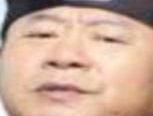
#> input picture facemask-dataset/facemask-dataset/no/no (1003).jpg, 153 x 116 px, given in place of no, which was not available
$ jupyter execute --allow-errors dpu_mnist_classifier.ipynb   (text cells are left out)
#> lines starting #> are read from the running program, lines starting #| are printed output that depends on the picture; pictures that were not available may be replaced by others from this repository, and a replacement may not be noted
[cell 1]
from pynq_dpu import DpuOverlay
#> (the rest of this cell did not finish here and is left out)

[cell 2]
from time import time
import numpy as np
import mnist
from dnndk import n2cube
import matplotlib.pyplot as plt

[cell 3]
import cv2
import os

raw_data = []
labels = []

mylist = os.listdir("facemask-dataset")

for x in mylist:
    mylist2 = os.listdir("facemask-dataset/"+str(x))
    label = str(x)
    counter = 4
    for y in mylist2:
        try:
            image = cv2.imread("facemask-dataset/"+str(x)+"/"+str(y),0)
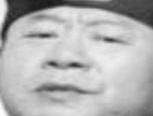
#> image: shape (116, 153); min 23, max 255, mean 178.8
            image = cv2.resize(image, (64,64), interpolation = cv2.INTER_AREA)
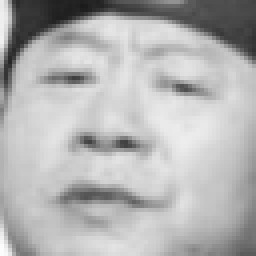
#> image: shape (64, 64) (shown 4 times larger); min 27, max 252, mean 178.8
            image = image/255.0
            raw_data.append(image)
            labels.append(label)
            if(counter==0):
                break
            else:
                counter=counter-1
        except:
            ...

raw_data = np.array(raw_data, dtype="float32")
labels = np.array(labels)

test_data = np.expand_dims(raw_data, axis=3)
test_label = labels

print("Total number of test images: {}".format(test_data.shape[0]))
#| Total number of test images: 2
print("  Dimension of each picture: {}x{}".format(test_data.shape[1],
                                                  test_data.shape[2]))
#|   Dimension of each picture: 64x64

[cell 4]
plt.imshow(test_data[1,:,:,0], 'gray')
plt.title('Label: {}'.format(test_label[1]))
plt.axis('off')
plt.show()
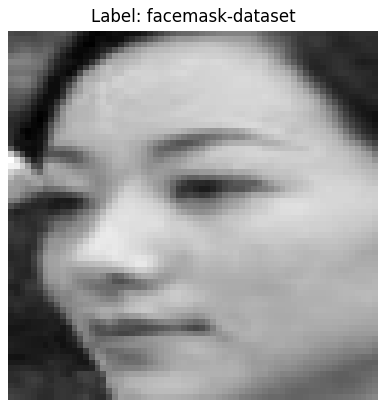
#> figure drawn by matplotlib, 1 panel

[cell 5]
KERNEL_NAME = "face_binary_classifier_0"
KERNEL_CONV_INPUT = "conv2d_1_convolution"
KERNEL_FC_OUTPUT = "output_logits_MatMul"

[cell 6]
n2cube.dpuOpen()
#> (this line was passed over: dnndk is not available in this run)
#> (the rest of this cell did not finish here and is left out)

#> (a cell that did not finish here is left out)

[cell 8]
num_pics  = 10
fix, ax = plt.subplots(1, num_pics, figsize=(12,12))
plt.tight_layout()
#> (the rest of this cell did not finish here and is left out)

[cell 9]
total = test_data.shape[0]
#> total = 2
predictions = np.empty_like(test_label)
print("Classifying {} digit pictures ...".format(total))
#> (printed output is left out)

start = time()
#> (the rest of this cell did not finish here and is left out)

$ run again, on facemask-dataset/facemask-dataset/yes/yes (1278).jpg
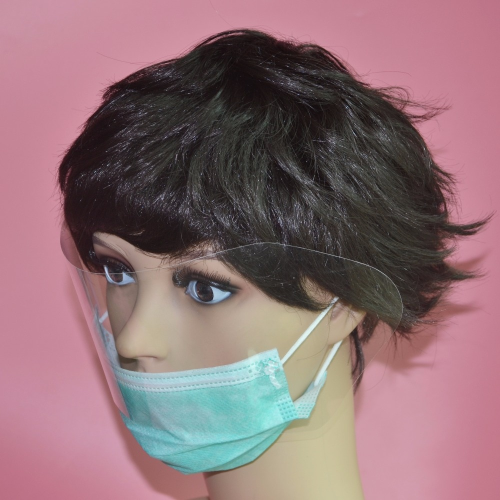
#> input picture facemask-dataset/facemask-dataset/yes/yes (1278).jpg, 1000 x 1000 px, given in place of no, which was not available (shown at 1/2 size)
#> `image = cv2.resize(image, (64,64), interpolation = cv2.INTER_AREA)`:
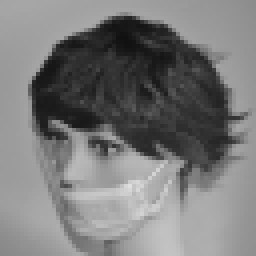
#> image: shape (64, 64) (shown 4 times larger); min 17, max 223, mean 121.3
#| Total number of test images: 3
#|   Dimension of each picture: 64x64
#> `plt.show()`:
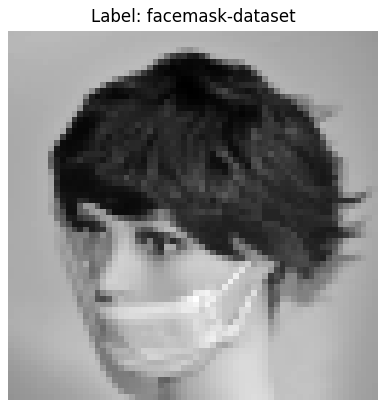
#> figure drawn by matplotlib, 1 panel
#> (printed output is left out)

$ run again, on facemask-dataset/no/0_0_anhu_0025.jpg
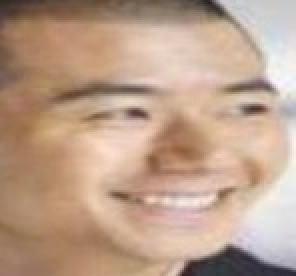
#> input picture facemask-dataset/no/0_0_anhu_0025.jpg, 148 x 138 px, given in place of no, which was not available (shown 2 times larger)
#> `image = cv2.resize(image, (64,64), interpolation = cv2.INTER_AREA)`:
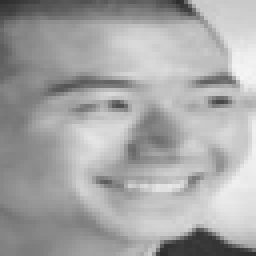
#> image: shape (64, 64) (shown 4 times larger); min 44, max 245, mean 165.9
#| Total number of test images: 3
#|   Dimension of each picture: 64x64
#> `plt.show()`:
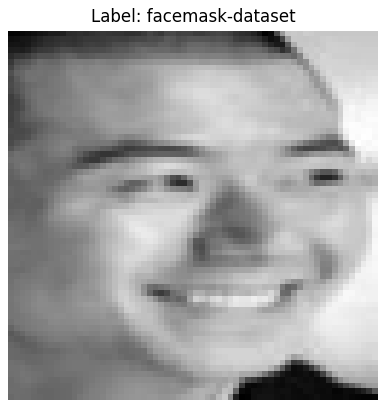
#> figure drawn by matplotlib, 1 panel
#> (printed output is left out)
